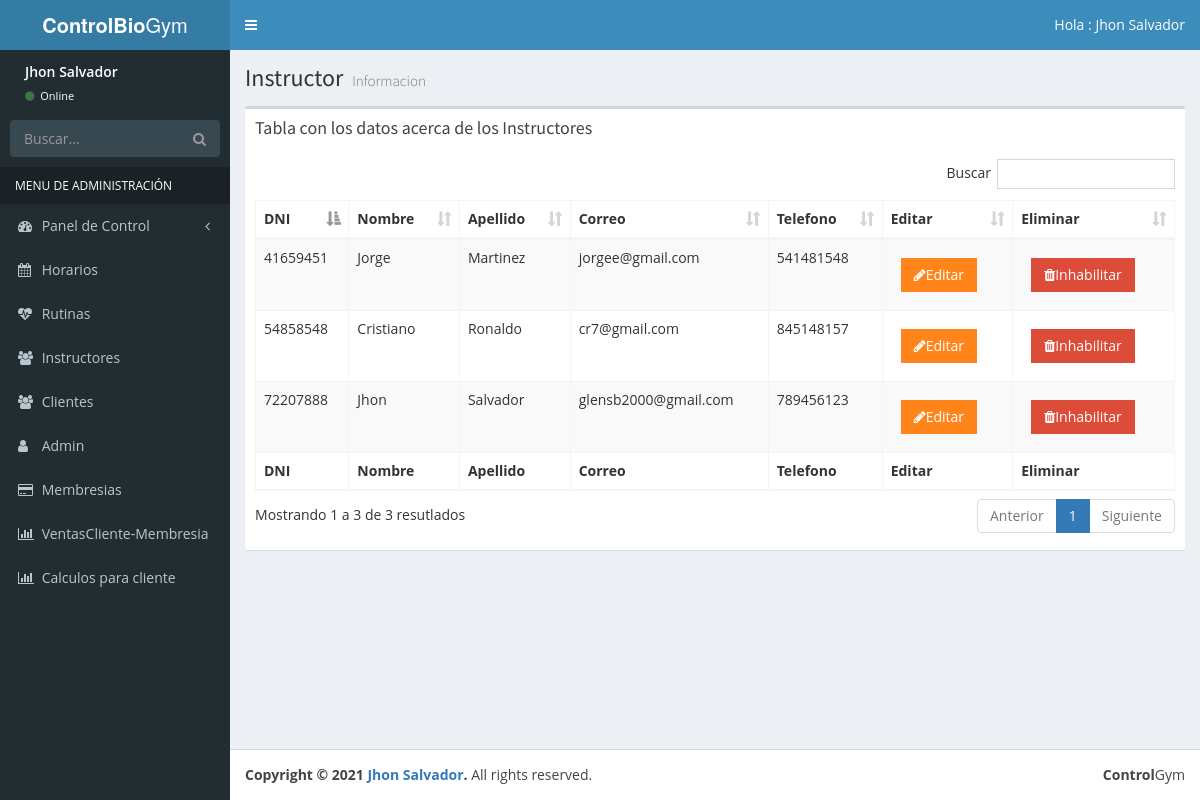
Page /listar-instructor.php (signed in) on the committed database.
### tables this page shows
CREATE TABLE `instructor` (
  `dni` int(8) NOT NULL,
  `nombreins` varchar(50) NOT NULL,
  `apellido` varchar(50) NOT NULL,
  `distrito` varchar(50) NOT NULL,
  `correo` varchar(50) NOT NULL,
  `telefono` int(9) NOT NULL,
  `direccion` varchar(100) NOT NULL,
  `estado` int(1) NOT NULL
);

### listar-instructor.php (the view, shortened to what this page needs)
<?php
include_once 'funciones/funciones.php';
include_once 'tempaltes/header.php';
include_once 'tempaltes/barra.php';
include_once 'tempaltes/navegacion.php';
?>
  <div class="content-wrapper">
    <section class="content-header">
      <h1>
        Instructor
        <small>Informacion</small>
      </h1>
    </section>
    <section class="content">
      <div class="row">
        <div class="col-xs-12">
          <div class="box">
            <div class="box-header">
              <h3 class="box-title">Tabla con los datos acerca de los Instructores</h3>
            </div>
            <div class="box-body">
              <table id="registros1" class="table table-bordered table-striped">
                <thead>
                <tr>
                  <th>DNI</th>
                  <th>Nombre</th>
                  <th>Apellido</th>
                  <th>Correo</th>
                  <th>Telefono</th>
                  <th>Editar</th>
                  <th>Eliminar</th>
                </tr>
                </thead>
                <tbody>
                <?php
                try{
                  $sql ="SELECT dni,nombreins,apellido,correo,telefono FROM instructor where estado=1";
                  $resultado= $conn->query($sql);
                }catch(Exception $e){
                  $error = $e->getMessage();
                  echo $error;
                }
                while($horario = $resultado->fetch_assoc()){
                  $id=$horario['dni'];?>
                <tr>
                  <td><?php echo $horario['dni']; ?></td>
                  <td><?php echo $horario['nombreins']; ?></td>
                  <td><?php echo $horario['apellido']; ?></td>
                  <td><?php echo $horario['correo']; ?></td>
                  <td><?php echo $horario['telefono']; ?></td>
                  <td>
                    <button  class="btn bg-orange btn-flat margin btn-popup4" data-id=<?php echo $id?>>
                      <i class="fa fa-pencil"></i>Editar
                </button>
                  </td>
                  <td>
                    <button  data-tipo="admin" class="btn bg-red btn-flat margin borrar-registros" data-id=<?php echo $id?>>
                      <i class="fa fa-trash"></i>Inhabilitar
                </button>
                  </td>
                </tr>
                <?php }?>
                </tbody>
                <tfoot>
                <tr>
                  <th>DNI</th>
                  <th>Nombre</th>
                  <th>Apellido</th>
                  <th>Correo</th>
                  <th>Telefono</th>
                  <th>Editar</th>
                  <th>Eliminar</th>
                </tr>
                </tfoot>
              </table>
            </div>
          </div>
        </div>
      </div>
    </section>
  </div>
  <?php
include_once 'tempaltes/footer.php';
?>

### css/estilos.css (style rules this page uses)
* { padding: 0; margin: 0; box-sizing:border-box; }
body { background: #fff; font-family: 'Open Sans', sans-serif; }

### rows in the picture
instructor: dni "41659451", nombreins "Jorge", apellido "Martinez", correo "jorgee@gmail.com", telefono "541481548"
instructor: dni "54858548", nombreins "Cristiano", apellido "Ronaldo", correo "cr7@gmail.com", telefono "845148157"
instructor: dni "72207888", nombreins "Jhon", apellido "Salvador", correo "glensb2000@gmail.com", telefono "789456123"

### other values in the picture
$_SESSION['nombre'] "Jhon Salvador"
